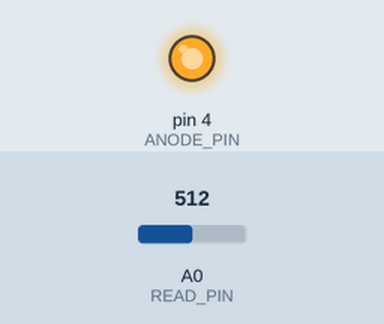
Simulated run of this sketch. Board: Arduino Uno, built with avr-gcc and run on an emulated ATmega328P. On the bench: output pins drawn as LEDs (lit = HIGH). The inputs (shaded band) are chosen by the test bench; at power-on: A0 (READ_PIN) = 512. What the sketch prints to the serial monitor is not drawn.

Above: at 0.1 s.
Timing chart, 0 to 1.6 s (numbered marks = the images above):
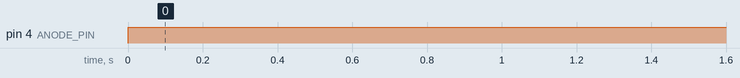

Measured:
- by itself, pin 4 (ANODE_PIN): LOW → HIGH at 0.00 s

The sketch:

code1.ino
```cpp
#include <Servo.h>

#define MOTOR_PIN   3
#define READ_PIN   A0
#define ANODE_PIN   4
#define VOLT_DROP   790       // change this value as suitalbe
#define SLEEP_FOR   8         //in hours
#define MILSECONDS_IN_MIN 60000
#define CHECKS_IN_A_CYCLE 3
#define MOTOR_SPEED 2

Servo m1;
int need_water();
void run_motor();
int check();

void setup(){
  pinMode(ANODE_PIN, OUTPUT);
  pinMode(READ_PIN, INPUT);
//  m1.attach(MOTOR_PIN);
  Serial.begin(9600);
  m1.write(0);

}

void loop(){
  check();
}

void run_motor(){
//  int delay_val = (11 - MOTOR_SPEED)*10;
  m1.attach(MOTOR_PIN);
  for (int i = 0; i < 90; i++){
    m1.write(i);
    delay(50);
  }
  delay(1000);
  for (int i = 90; i != 0; i--){
    m1.write(i);
    delay(50);
  }
  m1.detach();
  delay(2000);
  Serial.println("------ Motor ran successfully ------");
}

int need_water(){
  digitalWrite(ANODE_PIN, HIGH);   // turn on moisture sensor
  long avg = 0;
  int  val = 0;
  for (int i = 0; i < 10; i++) {
    // to get few readings before starts calculations
    val = analogRead(READ_PIN);
    Serial.println(val);
    delay(500);
  }
  for (int i = 0; i < 60; i++) {
    val = analogRead(READ_PIN);
    Serial.println(val);
    if (val > 1023 || val < 0){
      val = 0;
      i--;
    }
    avg += val;
    delay(1000);
  }
  avg = avg/60;
  Serial.print("avg: ");
  Serial.println(avg);
  if (avg > VOLT_DROP) {
    Serial.println("NEED WATER");
    return 1;
  }
  Serial.println("I'M FINE");
  return 0;
}

int check(){
  for (int i = 0; i < CHECKS_IN_A_CYCLE; i++){
    Serial.print("check ");
    Serial.println(i+1);
    if (need_water()){
      run_motor();
    }
  }
  digitalWrite(ANODE_PIN, LOW); //to turn off the  sensor
  for (int i = 0; i < SLEEP_FOR * 60; i++) delay(MILSECONDS_IN_MIN);
}
```
